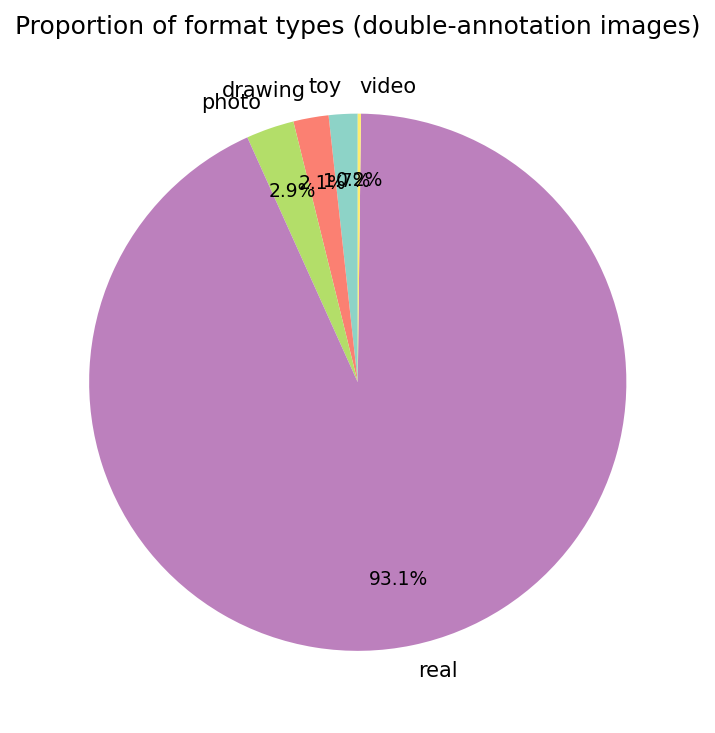
#> input picture annotation/figures/format_proportion_pie.png, 715 x 733 px; its folder holds only this picture in this run
$ python sample_non_object_attention_tiles.py --frames-dir ../annotation/figures
#> lines starting #> are read from the running program, lines starting #| are printed output that depends on the picture
#!/usr/bin/env python3
"""
Sample random non-object image tiles from BabyView frames.

Primary use case:
- Create an alternative attention-check image pool by cropping random regions
  from frames while avoiding known object bounding boxes (when YOLO labels exist).

Example:
  python preprocessing/sample_non_object_attention_tiles.py \
      --frames-dir /data2/dataset/babyview/868_hours/frames \
      --labels-dir /data2/dataset/babyview/868_hours/outputs/yoloe_cdi_labels \
      --n-tiles 163
"""
from __future__ import annotations

import argparse
import csv
import random
from pathlib import Path
from typing import Iterable

from PIL import Image, ImageStat


PROJECT_ROOT = Path(__file__).resolve().parent.parent

DEFAULT_OUTPUT_DIR = PROJECT_ROOT / "annotation" / "attention_check_non_object_tiles_163"
DEFAULT_OUTPUT_CSV = PROJECT_ROOT / "annotation" / "attention_check_non_object_tiles_163.csv"

IMAGE_EXTENSIONS = (".jpg", ".jpeg", ".png")


def parse_args() -> argparse.Namespace:
    parser = argparse.ArgumentParser(
        description="Sample random non-object tiles from BabyView frames."
    )
    parser.add_argument(
        "--frames-dir",
        type=Path,
        required=True,
        help="Root directory containing source frame images (searched recursively).",
    )
    parser.add_argument(
        "--labels-dir",
        type=Path,
        default=None,
        help=(
            "Optional root directory containing YOLO txt label files with matching stems. "
            "If provided, sampled crops are constrained to have low overlap with these boxes."
        ),
    )
    parser.add_argument(
        "--n-tiles",
        type=int,
        default=163,
        help="Number of non-object tiles to create (default 163).",
    )
    parser.add_argument(
        "--tile-size",
        type=int,
        nargs=2,
        default=[224, 224],
        metavar=("W", "H"),
        help="Tile width/height in pixels (default 224 224).",
    )
    parser.add_argument(
        "--max-overlap-frac",
        type=float,
        default=0.01,
        help=(
            "Maximum allowed intersection fraction between sampled tile area and "
            "any label box area, measured against tile area (default 0.01)."
        ),
    )
    parser.add_argument(
        "--max-tries-per-frame",
        type=int,
        default=30,
        help="Max random crop attempts per chosen frame (default 30).",
    )
    parser.add_argument(
        "--min-std",
        type=float,
        default=8.0,
        help="Reject very flat/blank crops with pixel std below this threshold (default 8.0).",
    )
    parser.add_argument(
        "--max-frames",
        type=int,
        default=20000,
        help="Cap on number of candidate frames to scan (default 20000).",
    )
    parser.add_argument(
        "--seed",
        type=int,
        default=42,
        help="Random seed for reproducible sampling (default 42).",
    )
    parser.add_argument(
        "--output-dir",
        type=Path,
        default=DEFAULT_OUTPUT_DIR,
        help="Directory where sampled tile images are written.",
    )
    parser.add_argument(
        "--output-csv",
        type=Path,
        default=DEFAULT_OUTPUT_CSV,
        help="CSV manifest path for sampled tiles.",
    )
    return parser.parse_args()


def list_images(root: Path, max_frames: int) -> list[Path]:
    out: list[Path] = []
    for ext in IMAGE_EXTENSIONS:
        out.extend(root.rglob(f"*{ext}"))
    out = sorted(out)
    if max_frames > 0:
        out = out[:max_frames]
    return out


# [55 lines left out: functions load_yolo_boxes, intersection_area, is_crop_non_object_enough, not called in this run]


def main() -> None:
    args = parse_args()
    rng = random.Random(args.seed)

    frames_dir = args.frames_dir
    labels_dir = args.labels_dir
    tile_w, tile_h = int(args.tile_size[0]), int(args.tile_size[1])

    if not frames_dir.exists():
        raise FileNotFoundError(f"frames dir not found: {frames_dir}")
    if labels_dir is not None and not labels_dir.exists():
        raise FileNotFoundError(f"labels dir not found: {labels_dir}")
    if args.n_tiles <= 0:
        raise ValueError("--n-tiles must be > 0")
    if tile_w <= 0 or tile_h <= 0:
        raise ValueError("--tile-size must be positive")

    frame_paths = list_images(frames_dir, max_frames=args.max_frames)
    if not frame_paths:
        raise RuntimeError(f"No images found under: {frames_dir}")
    rng.shuffle(frame_paths)

    args.output_dir.mkdir(parents=True, exist_ok=True)
    args.output_csv.parent.mkdir(parents=True, exist_ok=True)

    rows: list[dict[str, str | int | float]] = []
    n_saved = 0

    # Keep cycling through shuffled frames until we have exactly n tiles or hit a hard limit.
    max_global_tries = max(1000, args.n_tiles * 500)
    global_tries = 0
    frame_idx = 0

    while n_saved < args.n_tiles and global_tries < max_global_tries:
        frame_path = frame_paths[frame_idx % len(frame_paths)]
        frame_idx += 1
        global_tries += 1

        try:
            image = Image.open(frame_path).convert("RGB")
        except Exception:
            continue

        width, height = image.size
#> width = 715; height = 733
        if width < tile_w or height < tile_h:
            continue

        object_boxes: list[tuple[int, int, int, int]] = []
        label_path = None
        if labels_dir is not None:
            label_path = labels_dir / f"{frame_path.stem}.txt"
            object_boxes = load_yolo_boxes(label_path, width, height)

        accepted = False
        for _ in range(args.max_tries_per_frame):
            x1 = rng.randint(0, width - tile_w)
            y1 = rng.randint(0, height - tile_h)
            crop_box = (x1, y1, x1 + tile_w, y1 + tile_h)
            if object_boxes and not is_crop_non_object_enough(
                crop_box=crop_box,
                object_boxes=object_boxes,
                max_overlap_frac=args.max_overlap_frac,
            ):
                continue

            crop = image.crop(crop_box)
            if crop.getextrema() is None:
                continue
            stat = crop.getbbox()
            if stat is None:
                continue
            # Convert to grayscale and use pixel std as a simple quality filter.
            gray = crop.convert("L")
            std = float(ImageStat.Stat(gray).stddev[0])
            if std < args.min_std:
                continue

            n_saved += 1
            out_name = f"nonobject_tile_{n_saved:04d}.jpg"
            out_path = args.output_dir / out_name
            crop.save(out_path, quality=95)
            rows.append(
                {
                    "tile_index": n_saved,
                    "tile_path": str(out_path.resolve()),
                    "source_frame_path": str(frame_path.resolve()),
                    "source_frame_stem": frame_path.stem,
                    "crop_x1": x1,
                    "crop_y1": y1,
                    "crop_x2": x1 + tile_w,
                    "crop_y2": y1 + tile_h,
                    "tile_width": tile_w,
                    "tile_height": tile_h,
                    "frame_width": width,
                    "frame_height": height,
                    "label_path": str(label_path.resolve()) if label_path and label_path.exists() else "",
                    "n_object_boxes_in_frame": len(object_boxes),
                    "seed": args.seed,
                }
            )
            accepted = True
            break
#> this loop made 1 pass
#> (stat, std) on pass 1: ((0, 0, 224, 224), 50.91)
#> pass 1, in main, `crop = image.crop(crop_box)`:
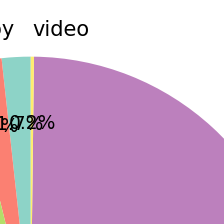
#> crop: PIL image 224x224 RGB; mean R, G, B 208.2, 176.4, 206.8
#> pass 1, in main, `gray = crop.convert("L")`:
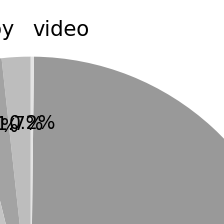
#> gray: PIL image 224x224 L; min 0, max 255, mean 189.4
#> after the loop, n_saved = 1; rows = 1 item

        if not accepted:
            continue

    if n_saved != args.n_tiles:
        raise RuntimeError(
            f"Could only create {n_saved}/{args.n_tiles} tiles. "
            "Try increasing --max-frames, lowering --min-std, increasing "
            "--max-tries-per-frame, or relaxing --max-overlap-frac."
        )

    with open(args.output_csv, "w", newline="") as f:
        writer = csv.DictWriter(
            f,
            fieldnames=[
                "tile_index",
                "tile_path",
                "source_frame_path",
                "source_frame_stem",
                "crop_x1",
                "crop_y1",
                "crop_x2",
                "crop_y2",
                "tile_width",
                "tile_height",
                "frame_width",
                "frame_height",
                "label_path",
                "n_object_boxes_in_frame",
                "seed",
            ],
        )
        writer.writeheader()
        writer.writerows(rows)

    print(f"Wrote {n_saved} non-object tiles to {args.output_dir}")
    print(f"Wrote metadata CSV to {args.output_csv}")


if __name__ == "__main__":
    main()
